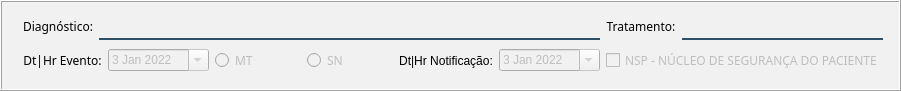
           <widget class="QFrame" name="frame_19">
            <property name="minimumSize">
             <size>
              <width>901</width>
              <height>91</height>
             </size>
            </property>
            <property name="maximumSize">
             <size>
              <width>901</width>
              <height>91</height>
             </size>
            </property>
            <property name="styleSheet">
             <string notr="true">background-color: rgb(241, 241, 241);</string>
            </property>
            <property name="frameShape">
             <enum>QFrame::Box</enum>
            </property>
            <property name="frameShadow">
             <enum>QFrame::Raised</enum>
            </property>
            <widget class="QWidget" name="layoutWidget">
             <property name="geometry">
              <rect>
               <x>23</x>
               <y>10</y>
               <width>860</width>
               <height>67</height>
              </rect>
             </property>
             <layout class="QVBoxLayout" name="verticalLayout_8">
              <item>
               <layout class="QHBoxLayout" name="horizontalLayout_40">
                <item>
                 <layout class="QHBoxLayout" name="horizontalLayout_25">
                  <item>
                   <widget class="QLabel" name="label_62">
                    <property name="font">
                     <font>
                      <family>Reem Kufi</family>
                     </font>
                    </property>
                    <property name="styleSheet">
                     <string notr="true">color: rgb(0, 0, 0);</string>
                    </property>
                    <property name="text">
                     <string>Diagnóstico:</string>
                    </property>
                    <property name="alignment">
                     <set>Qt::AlignCenter</set>
                    </property>
                   </widget>
                  </item>
                  <item>
                   <widget class="QLineEdit" name="txt_diagnostic">
                    <property name="enabled">
                     <bool>false</bool>
                    </property>
                    <property name="minimumSize">
                     <size>
                      <width>501</width>
                      <height>0</height>
                     </size>
                    </property>
                    <property name="font">
                     <font>
                      <family>Segoe UI</family>
                     </font>
                    </property>
                    <property name="styleSheet">
                     <string notr="true">border:2px solid rgba(0,0,0,0);
border-bottom-color:rgba(46,82,101,255);
color:rgb(0,0,0);
padding-bottom:7px</string>
                    </property>
                    <property name="text">
                     <string/>
                    </property>
                   </widget>
                  </item>
                 </layout>
                </item>
                <item>
                 <layout class="QHBoxLayout" name="horizontalLayout_2">
                  <item>
                   <widget class="QLabel" name="label_63">
                    <property name="font">
                     <font>
                      <family>Reem Kufi</family>
                     </font>
                    </property>
                    <property name="styleSheet">
                     <string notr="true">color: rgb(0, 0, 0);</string>
                    </property>
                    <property name="text">
                     <string>Tratamento:</string>
                    </property>
                    <property name="alignment">
                     <set>Qt::AlignCenter</set>
                    </property>
                   </widget>
                  </item>
                  <item>
                   <widget class="QLineEdit" name="txt_tratamento">
                    <property name="enabled">
                     <bool>false</bool>
                    </property>
                    <property name="minimumSize">
                     <size>
                      <width>201</width>
                      <height>0</height>
                     </size>
                    </property>
                    <property name="maximumSize">
                     <size>
                      <width>201</width>
                      <height>16777215</height>
                     </size>
                    </property>
                    <property name="font">
                     <font>
                      <family>Segoe UI</family>
                     </font>
                    </property>
                    <property name="styleSheet">
                     <string notr="true">border:2px solid rgba(0,0,0,0);
border-bottom-color:rgba(46,82,101,255);
color:rgb(0,0,0);
padding-bottom:7px</string>
                    </property>
                    <property name="text">
                     <string/>
                    </property>
                   </widget>
                  </item>
                 </layout>
                </item>
               </layout>
              </item>
              <item>
               <layout class="QHBoxLayout" name="horizontalLayout_26">
                <item>
                 <layout class="QHBoxLayout" name="horizontalLayout_23">
                  <item>
                   <widget class="QLabel" name="label_64">
                    <property name="font">
                     <font>
                      <family>Reem Kufi</family>
                     </font>
                    </property>
                    <property name="styleSheet">
                     <string notr="true">color: rgb(0, 0, 0);</string>
                    </property>
                    <property name="text">
                     <string>Dt|Hr Evento:</string>
                    </property>
                    <property name="alignment">
                     <set>Qt::AlignCenter</set>
                    </property>
                   </widget>
                  </item>
                  <item>
                   <widget class="QDateEdit" name="dt_evento">
                    <property name="enabled">
                     <bool>false</bool>
                    </property>
                    <property name="minimumSize">
                     <size>
                      <width>101</width>
                      <height>0</height>
                     </size>
                    </property>
                    <property name="maximumSize">
                     <size>
                      <width>101</width>
                      <height>16777215</height>
                     </size>
                    </property>
                    <property name="font">
                     <font>
                      <family>Segoe UI</family>
                     </font>
                    </property>
                    <property name="dateTime">
                     <datetime>
                      <hour>15</hour>
                      <minute>0</minute>
                      <second>0</second>
                      <year>2022</year>
                      <month>1</month>
                      <day>3</day>
                     </datetime>
                    </property>
                    <property name="calendarPopup">
                     <bool>true</bool>
                    </property>
                   </widget>
                  </item>
                 </layout>
                </item>
                <item>
                 <layout class="QHBoxLayout" name="horizontalLayout_24">
                  <item>
                   <widget class="QRadioButton" name="rb_mt">
                    <property name="enabled">
                     <bool>false</bool>
                    </property>
                    <property name="font">
                     <font>
                      <family>Reem Kufi</family>
                     </font>
                    </property>
                    <property name="toolTip">
                     <string>&lt;html&gt;&lt;head/&gt;&lt;body&gt;&lt;p&gt;De 7h às 19h&lt;/p&gt;&lt;/body&gt;&lt;/html&gt;</string>
                    </property>
                    <property name="text">
                     <string>MT</string>
                    </property>
                   </widget>
                  </item>
                  <item>
                   <widget class="QRadioButton" name="rb_sn">
                    <property name="enabled">
                     <bool>false</bool>
                    </property>
                    <property name="font">
                     <font>
                      <family>Reem Kufi</family>
                     </font>
                    </property>
                    <property name="toolTip">
                     <string>&lt;html&gt;&lt;head/&gt;&lt;body&gt;&lt;p&gt;19h às 7h&lt;/p&gt;&lt;/body&gt;&lt;/html&gt;</string>
                    </property>
                    <property name="text">
                     <string>SN</string>
                    </property>
                   </widget>
                  </item>
                 </layout>
                </item>
                <item>
                 <layout class="QHBoxLayout" name="horizontalLayout_17">
                  <item>
                   <widget class="QLabel" name="label_65">
                    <property name="styleSheet">
                     <string notr="true">color: rgb(0, 0, 0);</string>
                    </property>
                    <property name="text">
                     <string>Dt|Hr Notificação:</string>
                    </property>
                    <property name="alignment">
                     <set>Qt::AlignCenter</set>
                    </property>
                   </widget>
                  </item>
                  <item>
                   <widget class="QDateEdit" name="dt_notificacao">
                    <property name="enabled">
                     <bool>false</bool>
                    </property>
                    <property name="minimumSize">
                     <size>
                      <width>101</width>
                      <height>0</height>
                     </size>
                    </property>
                    <property name="font">
                     <font>
                      <family>Segoe UI</family>
                     </font>
                    </property>
                    <property name="dateTime">
                     <datetime>
                      <hour>15</hour>
                      <minute>0</minute>
                      <second>0</second>
                      <year>2022</year>
                      <month>1</month>
                      <day>3</day>
                     </datetime>
                    </property>
                    <property name="calendarPopup">
                     <bool>true</bool>
                    </property>
                   </widget>
                  </item>
                 </layout>
                </item>
                <item>
                 <widget class="QCheckBox" name="chk_nsp">
                  <property name="enabled">
                   <bool>false</bool>
                  </property>
                  <property name="font">
                   <font>
                    <family>Reem Kufi</family>
                   </font>
                  </property>
                  <property name="text">
                   <string>NSP - NÚCLEO DE SEGURANÇA DO PACIENTE</string>
                  </property>
                 </widget>
                </item>
               </layout>
              </item>
             </layout>
            </widget>
           </widget>
